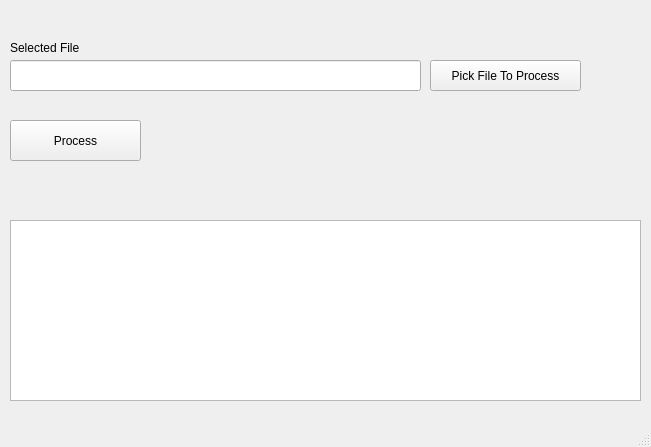
<?xml version="1.0" encoding="UTF-8"?>
<ui version="4.0">
 <class>MainWindow</class>
 <widget class="QMainWindow" name="MainWindow">
  <property name="geometry">
   <rect>
    <x>0</x>
    <y>0</y>
    <width>651</width>
    <height>447</height>
   </rect>
  </property>
  <property name="windowTitle">
   <string>AARK TECH HUB Word Extractor</string>
  </property>
  <widget class="QWidget" name="centralwidget">
   <widget class="QTextEdit" name="txt_area_debug">
    <property name="geometry">
     <rect>
      <x>10</x>
      <y>220</y>
      <width>631</width>
      <height>181</height>
     </rect>
    </property>
   </widget>
   <widget class="QLineEdit" name="txt_filename">
    <property name="geometry">
     <rect>
      <x>10</x>
      <y>60</y>
      <width>411</width>
      <height>31</height>
     </rect>
    </property>
   </widget>
   <widget class="QLabel" name="label">
    <property name="geometry">
     <rect>
      <x>10</x>
      <y>40</y>
      <width>211</width>
      <height>16</height>
     </rect>
    </property>
    <property name="text">
     <string>Selected File</string>
    </property>
   </widget>
   <widget class="QPushButton" name="btn_file_picker">
    <property name="geometry">
     <rect>
      <x>430</x>
      <y>60</y>
      <width>151</width>
      <height>31</height>
     </rect>
    </property>
    <property name="text">
     <string>Pick File To Process</string>
    </property>
   </widget>
   <widget class="QPushButton" name="btn_process">
    <property name="geometry">
     <rect>
      <x>10</x>
      <y>120</y>
      <width>131</width>
      <height>41</height>
     </rect>
    </property>
    <property name="text">
     <string>Process</string>
    </property>
   </widget>
  </widget>
  <widget class="QMenuBar" name="menubar">
   <property name="geometry">
    <rect>
     <x>0</x>
     <y>0</y>
     <width>651</width>
     <height>21</height>
    </rect>
   </property>
  </widget>
  <widget class="QStatusBar" name="statusbar"/>
 </widget>
 <resources/>
 <connections/>
</ui>
